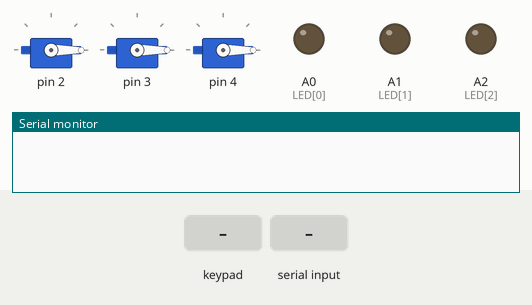
The sketch below on a simulated Arduino Uno, built with avr-gcc and run on an emulated ATmega328P. Shown: 3 × servo, output pins drawn as LEDs (lit = HIGH), the last lines printed to the serial monitor. Inputs (shaded band) come from the test bench.

Above: at 1.4 s.
1.5 s: key '1' pressed
At 3.1 s:
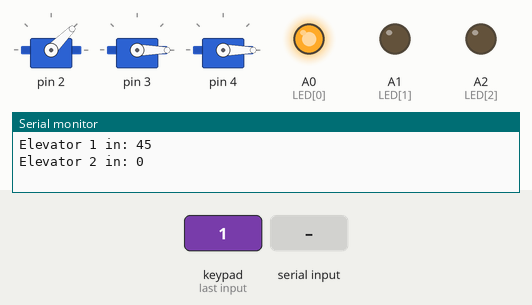
4.5 s: keypad keys 1 3 1 2 1 1 1 0 pressed 0.4 s apart
At 7.5 s:
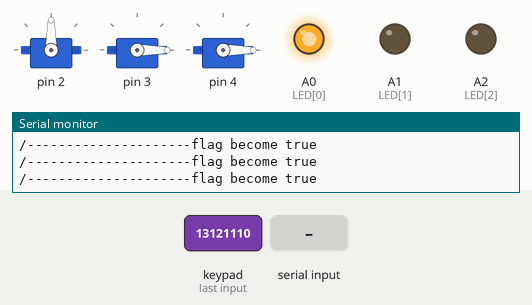
9.2 s: "4\n" received over Serial
12.2 s: key 'A' pressed
At 14.1 s:
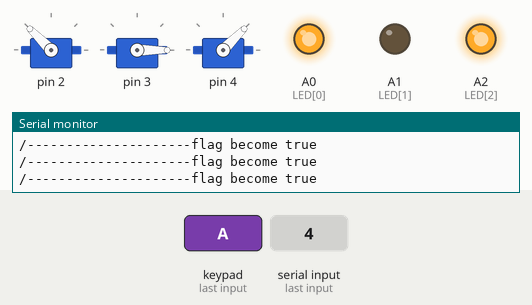
15.2 s: keypad keys 1 3 1 2 1 1 1 0 A pressed 0.4 s apart
20.3 s: "A" received over Serial
At 22.9 s:
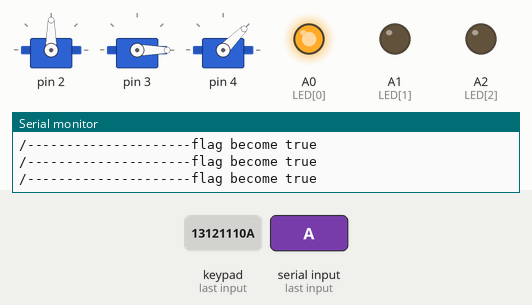
Timing chart, 0 to 26.9 s (numbered marks = the images above; inputs shaded):
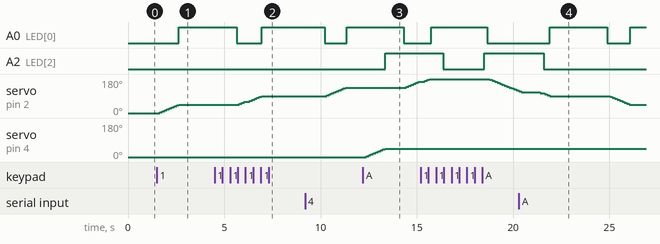

Measured:
- after the input at 1.5 s, A0 (LED[0]): LOW → HIGH after 1.1 s; servo on pin 2: moves from 0° to 45° over 1.0 s, starting after 0.15 s
- after the input at 4.5 s, servo on pin 2: moves from 45° to 90° over 1.2 s, starting after 1.3 s
- after the input at 12.2 s, A2 (LED[2]): LOW → HIGH after 1.2 s; servo on pin 4: moves from 0° to 45° over 1.0 s, starting after 0.17 s
- after the input at 20.3 s, A0 (LED[0]): LOW → HIGH after 1.6 s instead of 4.4 s

The sketch:

Task_elevator.ino
```cpp
#include <Servo.h>
#include "List.h"
#include "Elevator.h"
#include <Keypad.h>
/*
  angle of servo ---> level
  0------> G
  45-----> 1
  90-----> 2
  135----> 3
  180----> 4

*/


Elevator elevator1 ;
Elevator elevator2 ;
Elevator elevator3 ;
Elevator elevator[3] ; //= {elevator1, elevator2, elevator3};

const byte ROWS = 4; //four rows
const byte COLS = 4; //four columns
char hexaKeys[ROWS][COLS] = {
  {'0','1','2','E'},
  {'3','4','E','E'},
  {'A','B','C','D'},
  {'a','b','c','d'}
};
byte rowPins[ROWS] = {13, 12, 11, 10}; //connect to the row pinouts of the keypad
byte colPins[COLS] = {9, 8, 7, 6}; //connect to the column pinouts of the keypad
//initialize an instance of class NewKeypad
Keypad myKeypad = Keypad( makeKeymap(hexaKeys), rowPins, colPins, ROWS, COLS);

int Up = 1 ;int Down = -1 ;
bool FlagOfDoor[5] = {false,false,false,false,false}; //{falg1,flag2,flag3,flag4,flag5};
int * Near[5] ; //{near1,near2,near3,near4,near5}
int DoorNo[5] = {0,45,90,135,180};
int LED[3] = {A0 , A1 , A2};

int flagDes[5] = {false,false,false,false,false} ;
unsigned long lastUp = 0 ;
int  E =0; /// only for elevator 3 destination ;
int Des =0;
String recieved = "" ;

void setup()
{
  Serial.begin(9600);
  delay(200);
  for (int i = 0 ; i <=2 ; i++) {elevator[i].SetElevator();elevator[i].Attach(i+2);   pinMode (LED[i],OUTPUT);}
}

void loop()
{
  char myKey = myKeypad.getKey();
 // if (myKey){Serial.println(myKey);}
  if ((myKey == 'd' ) || FlagOfDoor[4])                    {Check(4, DoorNo[4]);}
  if (((myKey == 'C') || (myKey == 'c')) || FlagOfDoor[3]) {Check(3, DoorNo[3]);}
  if (((myKey == 'B') || (myKey == 'b')) || FlagOfDoor[2]) {Check(2, DoorNo[2]);}
  if (((myKey == 'A') || (myKey == 'a')) || FlagOfDoor[1]) {Check(1, DoorNo[1]);}
  if ((myKey == 'D' ) || FlagOfDoor[0])                    {Check(0, DoorNo[0]);}
  if ((myKey == '0' ) || flagDes[0] )                     {goDestination(0, 0,   0);}
  if ((myKey == '1' ) || flagDes[1] )                     {goDestination(0, 45,  1);}
  if ((myKey == '2' ) || flagDes[2] )                     {goDestination(0, 90,  2);}
  if ((myKey == '3' ) || flagDes[3] )                     {goDestination(0, 135, 3);}
  if ((myKey == '4' ) || flagDes[4] )                     {goDestination(0, 180, 4);}

  if (Serial.available()>0)
    {
     int x ;
    recieved = Serial.readString();
    Serial.println (recieved);
    int y = (recieved.toInt())/ 10 ;
    int z = (recieved.toInt())% 10 ;
    if (y == 0) {x= 0;}
    else if (y == 1) {x= 45;}
    else if (y == 2) {x= 90;}
    else if (y == 3) {x= 135;}
    else if (y == 4) {x= 180;}
    //Serial.println (y) ;
    //Serial.println (z) ;
    goDestination(y, x, z);
   }
  unsigned long currentMillis = millis();
  if (millis()- lastUp  >= 3000)
  {
    lastUp = currentMillis ;
    Serial.println("/------------------------------------------------------------------/");
    Serial.print("Elevator 1 in: ");
    Serial.println (elevator[0].pos);
    Serial.print("Elevator 2 in: ");
    Serial.println (elevator[1].pos);
    Serial.print("Elevator 3 in: ");
    Serial.println (elevator[2].pos);
    Serial.println("/------------------------------------------------------------------/");
  }
}

int * NearestElevator(int CurentPosition, int CurentPositionE0  , int CurentPositionE1 , int CurentPositionE2 ) //  CurrentPosition: based on floor num and up/down button from user
// el mfrod 3ndi 3 variables l kol elevator :  CurentPositionE1 CurentPositionE2 CurentPositionE3
{
  static int y[2] ;
  int  E0 = CurentPosition - CurentPositionE0;
  int  E1 = CurentPosition - CurentPositionE1;
  int  E2 = CurentPosition - CurentPositionE2;
  //y[0] = 0 ; y[1] = E1 / abs(E1) ; // only for test ;
  if ( (abs(E0) < abs(E1) ) && ( abs(E0) < abs(E2) )) {Serial.println("Elevator 1 is the nearest "); y[0] = 0 ; y[1] = (E0 / abs(E0)); }
  else if ( abs(E1) < abs(E2) )                       {Serial.println("Elevator 2 is the nearest "); y[0] = 1 ; y[1] = (E1 / abs(E1)); }
  else                                                {Serial.println("Elevator 3 is the nearest "); y[0] = 2 ; y[1] = (E2 / abs(E2)); }
  return y ;
}

void Check(int level, int doorNo)
{
  if (FlagOfDoor[level] == false)
  {
    Serial.println("/---------------------flag become false");
    Near[level] = NearestElevator ((doorNo) , elevator[0].pos ,elevator[1].pos ,elevator[2].pos) ; // call function find the nearest one, and get it
    if (elevator[*Near[level]].checkEmpty())
    {
      elevator[*Near[level]].mode = *(Near[level]+1);
      Serial.println("/---------------------Mode is selected");
    }
     if (elevator[*Near[level]].pos != doorNo){
    elevator[*(Near[level])].addLevel(doorNo) ;}
    FlagOfDoor[level] = true ;
  }
  else if (FlagOfDoor[level] == true)
  {
    if (!(elevator[*(Near[level])].Stop))
    {
      Serial.println("/---------------------flag become true");
      elevator[*(Near[level])].Update(*(Near[level]+1)) ;
    }
    if ( elevator[*(Near[level])].pos == doorNo)
    {
      digitalWrite (LED[*(Near[level])],HIGH);
      elevator[*(Near[level])].removeLevel(doorNo);
      elevator[*(Near[level])].Stop = true ;
      FlagOfDoor[level] =  elevator[*(Near[level])].StopElevator () ;
      if (!FlagOfDoor[level]) {digitalWrite (LED[*(Near[level])],LOW);}
    }
  }
}
void goDestination(int num, int doorDes, int level)
{
  if (!flagDes[level]){
      if (elevator[num].pos != doorDes){
      elevator[num].addLevel(doorDes) ;}
      if (elevator[num].checkEmpty())
      {
        E = doorDes - elevator[num].pos;
        elevator[num].mode = E/abs(E);
        Serial.println("/---------------------Mode is selected");
      }
      flagDes[level] = true ;
    }
    else if (flagDes[level])
    {
      if (!(elevator[num].Stop))
      {
      Serial.println("/---------------------flag become true");
      elevator[num].Update(E/abs(E)) ;
      }
      if ( elevator[num].pos == doorDes)
      {
      digitalWrite (LED[num],HIGH);
      elevator[num].removeLevel(doorDes);
      elevator[num].Stop = true ;
      flagDes[level] =  elevator[num].StopElevator () ;
      if (!flagDes[level]) {digitalWrite (LED[num],LOW);}
      }
    }
  }
```

Elevator.h
```cpp
#ifndef ELEVATOR
#define ELEVATOR


class Elevator
{
  private :
    Servo servo;              // the servo
    int increment;            // increment to move for each interval
    int  updateInterval;      // interval between updates
    unsigned long lastUpdate; // last update of position
    unsigned long previousMillis = 0 ;
    const long interval = 3000 ;
    List list ;

  public:
    int pos = 0;              // current servo position
    int mode =0;             //mode elevator UP/ DOWN
    bool Stop ;
    void SetElevator() { updateInterval = 100; increment = 5; servo.write(0) ; Stop = false;}
    void Attach(int pin) { servo.attach(pin);}
    void addLevel (int level)    {list.Add(level);   }
    void removeLevel (int level) {list.Remove(level);}
    bool StopElevator ()
    {
      unsigned long currentMillis = millis();
      if (currentMillis - lastUpdate >= interval) { lastUpdate = currentMillis; Stop = false; return false ;}
      else return true ;
    }
    bool checkEmpty()
    {
      if (list.IsEmpty()){return true;}
      else {return false ;}
    }
    void Update(int sign)
    {
      if ((millis() - lastUpdate) > updateInterval) // time to update
      {
        lastUpdate = millis();
        if (!list.IsEmpty())
        {
          if (sign != mode){
            sign = mode ;
            }
          pos = pos + (sign * increment);
          if (sign == 1)
          {if (pos <= list.largestElement()) {servo.write(pos);}else { pos  = list.largestElement() ;  servo.write(pos);}}
          else // sign = -1
          { if (pos >= list.smallestElement()) {servo.write(pos);}else {pos = list.smallestElement() ; servo.write(pos);}}

        }
       if ((pos == 180 || pos == list.largestElement ()) ){mode = -1;}
       if ((pos == 0   || pos == list.smallestElement()) ){mode = 1 ;}
      }
    }
};

#endif
```

List.h
```cpp
#ifndef LIST
#define LIST


class List {
private:

	struct Node {
		int data;
		Node * next;
	};


	Node * head = NULL;
	Node * tail = NULL;
public:
	void makeEmpty()
	{
		head = NULL;
	}

	bool IsEmpty()
	{
		if (head == NULL) return true;
		else return false;
	}

	void Add(int data)
	{
		Node * temp = new Node();
		temp->data = data;
		temp->next = NULL;
		if (head == NULL)
		{
			head = temp;
			tail = temp;
			temp = NULL;
		}
		else
		{
			tail->next = temp;
			tail = temp;
		}
	}
	int Remove(int removeData)
	{
		Node * current = head;
		Node * previous = NULL;
		Node * temp = head;
		while (temp)
		{
			if (temp->data == removeData)
			{
				while (current->data != removeData)
				{
					if (current->next == NULL)
					{
						return 0;
					}
					else
					{
						previous = current;
						current = current->next;
					}
				}

				if (current == head)
				{
					head = head->next;
				}
				else
				{
					previous->next = current->next;
				}
			}
			temp = temp->next;
		}
	}
	void search(int val)
	{
		bool flag = false;
		Node * temp = head;
		while (temp)
		{
			if (temp->data == val)
			{
				flag = true;
				Serial.print(val);Serial.print(" is founded");
			}
			temp = temp->next;
		}
		if (!flag) { Serial.print(val);Serial.println(" is not founded");}
	}
	void print()
	{
		Node * temp = head;
		Serial.println("\nList Is: ");
		if (head == NULL) {Serial.println("Empty"); }
		while (temp != NULL)
		{
			Serial.println(temp->data); Serial.println(" ");
			temp = temp->next;
		}
		Serial.println("");
	}
 int largestElement()
 {
    Node * temp = head;
    int max = 180;
    while (temp != NULL) {
      if (max < temp->data) {max = temp->data;}
      temp = temp->next;
    }
    return max;
  }
    int smallestElement()
  {
    Node * temp = head;
    int min = 0;
    while (temp != NULL) {
      if (min > temp->data){min = temp->data;}
      temp = temp->next;
    }
    return min;
  }
};

#endif
```
